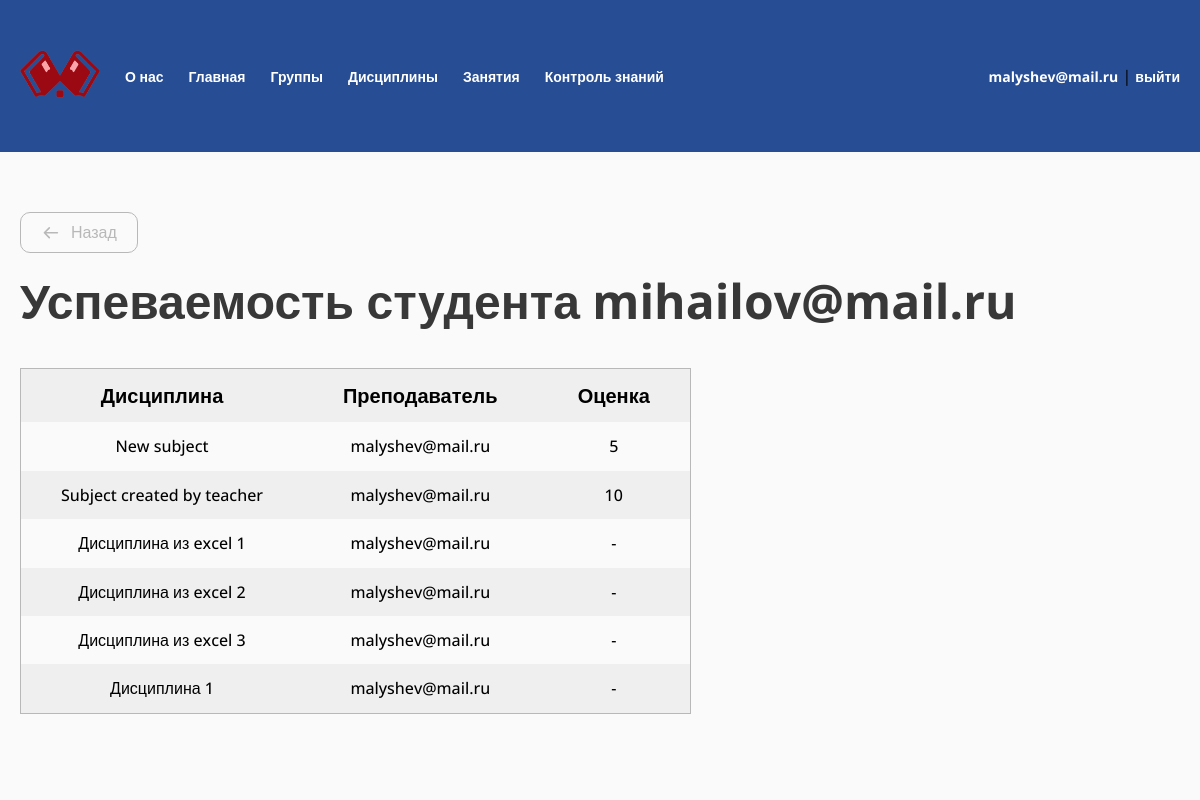
Page /group/student-grade/9/ (signed in) on the committed database.
### study/models.py (models this page shows, shortened)
class TeacherGroupSubject(models.Model):
    teacher = models.ForeignKey(User, related_name="subjects", on_delete=models.CASCADE)
    subject = models.ForeignKey(Subject, related_name="items", on_delete=models.CASCADE)
    group = models.ForeignKey(Group, related_name="subjects", on_delete=models.CASCADE)
    class Meta:
        verbose_name = "Дисциплина группы"
        verbose_name_plural = "Дисциплины групп"
    def __str__(self):
        return f"{self.subject.name}, группа {self.group.number}, преподаватель {self.teacher}"
    def get_user_average_score(self, user):
        lessons = self.lessons.filter(test__isnull=False)
        score = sum(lesson.get_test_user_best_try(user) for lesson in lessons)
        count = len(lessons)
        if count:
            return round(score / count / 10)
        return None

class Subject(models.Model):
    name = models.CharField(max_length=128)
    class Meta:
        verbose_name = "Дисциплина"
        verbose_name_plural = "Дисциплины"
    def __str__(self):
        return self.name

### study/views.py (the view)
# urls.py: path("group/student-grade/<int:pk>/", views.StudentGradeView.as_view(), name="group-student-grade"),
@method_decorator(not_student, name="dispatch")
class StudentGradeView(LoginRequiredMixin, View):
    def get(self, request, *args, **kwargs):
        student = get_object_or_404(User, pk=kwargs.get("pk"))
        grade = student.profile.get_grade()
        print(grade)
        return render(
            request,
            "study/student-grade.html",
            {
                "student": student,
                "grade": grade
            }
        )

### accounts/models.py (called while the page is built)
    def get_grade(self):
        grade = {}
        group = self.user.group_set.first()
        if not group:
            return grade
        for subject in group.subjects.all():
            subject_average_score = subject.get_user_average_score(self.user)
            if subject_average_score:
                grade[subject] = subject_average_score
            else:
                grade[subject] = "-"
        return grade

### study/models.py (called while the page is built)
    def get_test_user_best_try(self, user):
        tries = [try_.score for try_ in Try.objects.filter(test=self.test, user=user)]
        if tries:
            return max(tries)
        return 0

### study/templates/study/student-grade.html (shortened to what this page needs)
{% extends "base.html" %}
{% load util %}
{% load static %}
{% block extra_css %}
<link rel="stylesheet" href="{% static 'css/table.css' %}">
{% endblock %}
{% block content %}
{% if user.profile.type == 1 %}
<a href="{% url 'students' %}" class="back"><svg width="37" height="36" viewBox="0 0 37 36" fill="none" xmlns="http://www.w3.org/2000/svg">
<path d="M30.3301 18L6.33008 18M6.33008 18L15.3301 27M6.33008 18L15.3301 9" stroke="#383838" stroke-width="3" stroke-linecap="round" stroke-linejoin="round"/>
</svg>Назад</a>
{% else %}
<a href="{% url 'my-group' %}" class="back"><svg width="37" height="36" viewBox="0 0 37 36" fill="none" xmlns="http://www.w3.org/2000/svg">
<path d="M30.3301 18L6.33008 18M6.33008 18L15.3301 27M6.33008 18L15.3301 9" stroke="#383838" stroke-width="3" stroke-linecap="round" stroke-linejoin="round"/>
</svg>Назад</a>
{% endif %}
<section >
    <h1 class="h1">Успеваемость студента {{ student }}</h1>
    <div class="table-wrapper mt-40">
        <table class="table">
        <thead>
            <tr>
                <th>Дисциплина</th>
                <th>Преподаватель</th>
                <th>Оценка</th>
            </tr>
        </thead>
        <tbody>
            {% for subject, score in grade.items %}
            <tr>
                <td>{{ subject.subject }}</td>
                <td>{{ subject.teacher }}</td>
                <td>{{ score }}</td>
            </tr>
            {% endfor %}
        </tbody>
    </table>
    </div>
</section>
{% endblock %}

### templates/base.html (shortened to what this page needs)
{% load static %}
<!DOCTYPE html>
<html lang="ru">
<head>
	<link rel="stylesheet" href="{% static 'css/reset.css' %}">
	<link rel="stylesheet" href="{% static 'css/main.css' %}">
	<link rel="stylesheet" href="{% static 'css/menu.css' %}">
    {% block extra_css %}{% endblock %}
</head>
<body>
	<header class="header">
		<div class="container">
			<ul class="header-menu">
				<li><a href="{% url 'index' %}" class="logo"><img src="{% static 'img/logo.png' %}" alt=""></a></li>
				<li><a href="{% url 'about' %}">О нас</a></li>
				{% if user.is_authenticated %}
				<li><a href="{% url 'index' %}">Главная</a></li>
				{% if user.profile.type == 1 %}
				<li><a href="{% url 'teachers' %}">Преподаватели</a></li>
				<li><a href="{% url 'students' %}">Студенты</a></li>
				<li><a href="{% url 'applications' %}">Заявки</a></li>
				<li><a href="{% url 'groups' %}">Группы</a></li>
				<li><a href="{% url 'subjects' %}">Дисциплины</a></li>
				<li><a href="{% url 'lessons' %}">Занятия</a></li>
				<li><a href="{% url 'tests' %}">Контроль знаний</a></li>
				{% elif user.profile.type == 2 %}
				<li><a href="{% url 'my-group' %}">Группы</a></li>
				<li><a href="{% url 'my-subjects' %}">Дисциплины</a></li>
				<li><a href="{% url 'my-lessons' %}">Занятия</a></li>
				<li><a href="{% url 'tests' %}">Контроль знаний</a></li>
				{% endif %}
				<li class="header-menu-profile">
					<a href="{% url 'profile' %}">{{ user.username }}</a> | <a href="{% url 'logout' %}">выйти</a>
				</li>
				{% endif%}
			</ul>
		</div>
	</header>
	<main class="main">
		<div class="container">
		    {% block content %}{% endblock %}
		</div>
	</main>
</body>
</html>

### static/css/main.css (style rules this page uses)
:root { --green: #274d94; --red: #D43131; --background: #FAFAFA; --gray: #B8B8B8; --tablePrimary: #EFEFEF; --tableSecondary: #FAFAFA; }
* { padding: 0; margin: 0; box-sizing: border-box; }
html { font-family: "Open Sans", sans-serif; }
body { display: flex; flex-direction: column; min-height: 100vh; height: 100%; }
.container { max-width: 1240px; padding: 0 20px; margin: 0 auto; position: relative; }
.mt-40 { margin-top: 40px; }
.h1 { color: #383838; font-size: 48px; font-weight: 700; }
.header { padding: 50px 0; background: var(--green); }
.logo img { width: 100%; max-width: 80px; }
.main { flex: 1 1 100%; padding: 60px 0; background-color: var(--background); }
.back { display: inline-flex; align-items: center; gap: 10px; margin-bottom: 20px; font-size: 16px; font-weight: 500; text-decoration: none; color: white; border-radius: 10px; border: 1px solid var(--gray); color: var(--gray); padding: 10px 20px; }
.back svg { width: 20px; height: auto; }

### static/css/menu.css (style rules this page uses)
ul { list-style: none; }
.header-menu { display: flex; align-items: center; gap: 25px; width: 100%; }
.header-menu a { text-decoration: none; font-weight: 700; color: white; font-size: 14px; }
.header-menu-profile { margin-left: auto; }

### static/css/table.css (style rules this page uses)
.table-wrapper { width: 100%; overflow-x: auto; }
.table { border: 1px solid var(--gray); background: var(--tablePrimary); border-collapse: collapse; }
.table td, .table th { padding: 15px 40px; text-align: center; }
.table th { color: #000; font-size: 20px; font-weight: 700; }
.table td { color: #000; font-size: 16px; font-weight: 500; }
.table tbody tr:nth-of-type(2n-1) { background: var(--tableSecondary); }

### rows in the picture
TeacherGroupSubject: subject "New subject", teacher "malyshev@mail.ru", score "5"
TeacherGroupSubject: subject "Subject created by teacher", teacher "malyshev@mail.ru", subject "10"
TeacherGroupSubject: subject "Дисциплина из excel 1", teacher "malyshev@mail.ru", score "-"
TeacherGroupSubject: subject "Дисциплина из excel 2", teacher "malyshev@mail.ru", score "-"
TeacherGroupSubject: subject "Дисциплина из excel 3", teacher "malyshev@mail.ru", score "-"
TeacherGroupSubject: subject "Дисциплина 1", teacher "malyshev@mail.ru", score "-"

### other values in the picture
{{ user.username }} "malyshev@mail.ru"
{{ student }} "mihailov@mail.ru"
